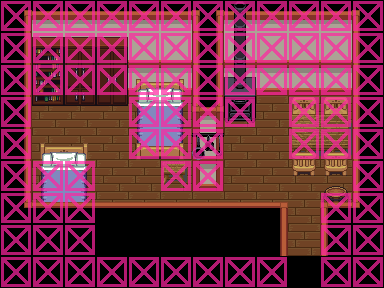

Tiled map render using the project's own tile images. Description and the map definition, with tile-layer contents summarised, below:
An orthogonal 12x9 tile map with 32x32 px tiles, 10 tile layers (Ground, Black, Walls, Decor, ...), 9 tilesets and 2 objects (2x WARP).

<map version="1.0" orientation="orthogonal" width="12" height="9" tilewidth="32" tileheight="32">
 <properties>
  <property name="music" value="h_theme.ogg" />
 </properties>
 <tileset firstgid="1" name="shrine" tilewidth="32" tileheight="32">
  <image source="../tiles/shrine.png" width="224" height="512" />
 </tileset>
 <tileset firstgid="113" name="mountains" tilewidth="32" tileheight="32">
  <image source="../tiles/mountains.png" width="416" height="288" />
 </tileset>
 <tileset firstgid="230" name="inside" tilewidth="32" tileheight="32">
  <image source="../tiles/inside.png" width="320" height="320" />
 </tileset>
 <tileset firstgid="330" name="country" tilewidth="32" tileheight="32">
  <image source="../tiles/country.png" width="160" height="128" />
 </tileset>
 <tileset firstgid="350" name="cabinets" tilewidth="32" tileheight="32">
  <image source="../tiles/cabinets.png" width="192" height="416" />
 </tileset>
 <tileset firstgid="428" name="magecity" tilewidth="32" tileheight="32">
  <image source="../tiles/magecity.png" width="256" height="1450" />
 </tileset>
 <tileset firstgid="788" name="collision" tilewidth="32" tileheight="32">
  <image source="../tiles/collision.png" width="64" height="32" />
 </tileset>
 <tileset firstgid="790" name="kitchen" tilewidth="32" tileheight="32">
  <image source="../tiles/kitchen.png" width="64" height="128" />
 </tileset>
 <tileset firstgid="798" name="barrel" tilewidth="32" tileheight="32">
  <image source="../tiles/barrel.png" width="128" height="64" />
 </tileset>
 <layer name="Ground" width="12" height="9">
  <data>[108 cells, 38 non-empty, 1 distinct tile ids]</data>
 </layer>
 <layer name="Black" width="12" height="9">
  <data>[108 cells, 41 non-empty, 1 distinct tile ids]</data>
 </layer>
 <layer name="Walls" width="12" height="9">
  <data>[108 cells, 46 non-empty, 10 distinct tile ids]</data>
 </layer>
 <layer name="Decor" width="12" height="9">
  <data>[108 cells, 32 non-empty, 27 distinct tile ids]</data>
 </layer>
 <layer name="Decor2" width="12" height="9">
  <data>[108 cells, 7 non-empty, 5 distinct tile ids]</data>
 </layer>
 <layer name="Fringe" width="12" height="9">
  <data>[108 cells, 1 non-empty, 1 distinct tile ids]</data>
 </layer>
 <layer name="Over" width="12" height="9">
  <data>[108 cells, 16 non-empty, 7 distinct tile ids]</data>
 </layer>
 <layer name="Over2" width="12" height="9">
  <data>[108 cells, 22 non-empty, 5 distinct tile ids]</data>
 </layer>
 <layer name="Over3" width="12" height="9">
  <data>[108 cells, 4 non-empty, 4 distinct tile ids]</data>
 </layer>
 <layer name="Collision" width="12" height="9">
  <data>[108 cells, 78 non-empty, 1 distinct tile ids]</data>
 </layer>
 <objectgroup name="Warps" width="12" height="9">
  <object name="exit" type="WARP" x="288" y="256" width="32" height="32">
   <properties>
    <property name="DEST_MAP" value="main" />
    <property name="DEST_NAME" value="Exit house7" />
   </properties>
  </object>
  <object name="Exit main" type="WARP" x="288" y="224" width="32" height="32" />
 </objectgroup>
</map>
